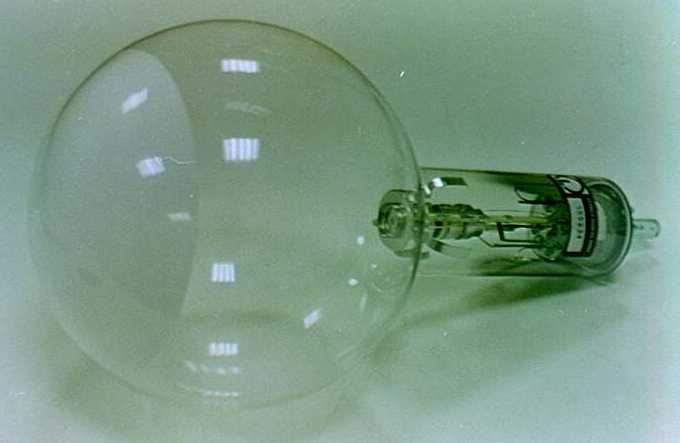
#> input picture 4. Diffrazione degli Elettroni/IMG1.JPG, 680 x 443 px
$ python montage.py '../4. Diffrazione degli Elettroni' out.png 5 '../4. Diffrazione degli Elettroni/IMG1.JPG'
#> lines starting #> are read from the running program, lines starting #| are printed output that depends on the picture
"""Build a labeled contact-sheet (montage) from PNGs in a folder, for quick review.

Usage:
    python tools/montage.py <indir> <outpath> [cols] [glob]

Example:
    python tools/montage.py diagrammi-dwg/01 scansioni/_montage/01_dwg.png 3 "*.png"
    python tools/montage.py scansioni/_png/01-stern-gerlach scansioni/_montage/01_scan.png 3 "*_e.png"
"""
import sys
import os
import glob
from PIL import Image, ImageDraw, ImageFont


def montage(indir: str, outpath: str, cols: int = 3, pattern: str = "*.png", cell: int = 560) -> None:
#> called with indir = '../4. Diffrazione degli Elettroni', outpath = 'out.png', cols = 5, cell = 560
    files = sorted(glob.glob(os.path.join(indir, pattern)))
    if not files:
        print("no files matching", pattern, "in", indir)
        return
    labelh = 28
    rows = (len(files) + cols - 1) // cols
    W, H = cols * cell, rows * (cell + labelh)
    sheet = Image.new("RGB", (W, H), "white")
#> sheet: PIL image 2800x588 RGB; every value is 255
    draw = ImageDraw.Draw(sheet)
    try:
        font = ImageFont.truetype("arial.ttf", 18)
    except Exception:
        font = ImageFont.load_default()
    for i, f in enumerate(files):
        r, c = divmod(i, cols)
        x, y = c * cell, r * (cell + labelh)
        im = Image.open(f).convert("RGB")
#> im is the input picture: PIL image 680x443 RGB; mean R, G, B 124, 153.5, 134.1
        im.thumbnail((cell - 12, cell - 12))
#> im: PIL image 548x357 RGB
        ox = x + (cell - im.width) // 2
#> ox = 6
        oy = y + labelh + (cell - labelh - im.height) // 2
#> oy = 115
        sheet.paste(im, (ox, max(oy, y + labelh)))
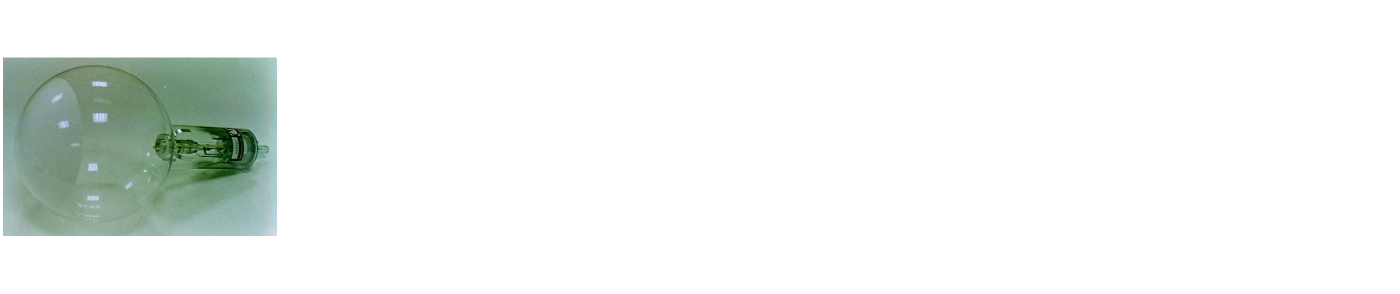
#> sheet: PIL image 2800x588 RGB (shown at 1/2 size); mean R, G, B 239.4, 242.9, 240.6
        draw.rectangle([x, y, x + cell - 1, y + cell + labelh - 1], outline="#bbbbbb")
        draw.rectangle([x, y, x + cell - 1, y + labelh - 1], fill="#222222")
        draw.text((x + 6, y + 5), os.path.basename(f), fill="white", font=font)
    os.makedirs(os.path.dirname(outpath), exist_ok=True)
    sheet.save(outpath)
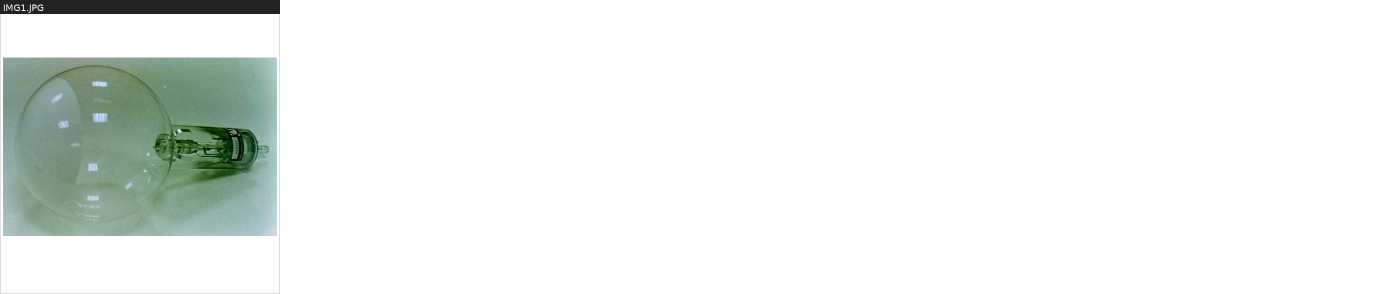
#> saved as out.png: PIL image 2800x588 RGB (shown at 1/2 size); mean R, G, B 237.3, 240.8, 238.5
    print("saved", outpath, sheet.size)
#| saved out.png (2800, 588)


def main() -> None:
    indir = sys.argv[1]
    outpath = sys.argv[2]
    cols = int(sys.argv[3]) if len(sys.argv) > 3 else 3
    pattern = sys.argv[4] if len(sys.argv) > 4 else "*.png"
    montage(indir, outpath, cols=cols, pattern=pattern)


if __name__ == "__main__":
    main()
